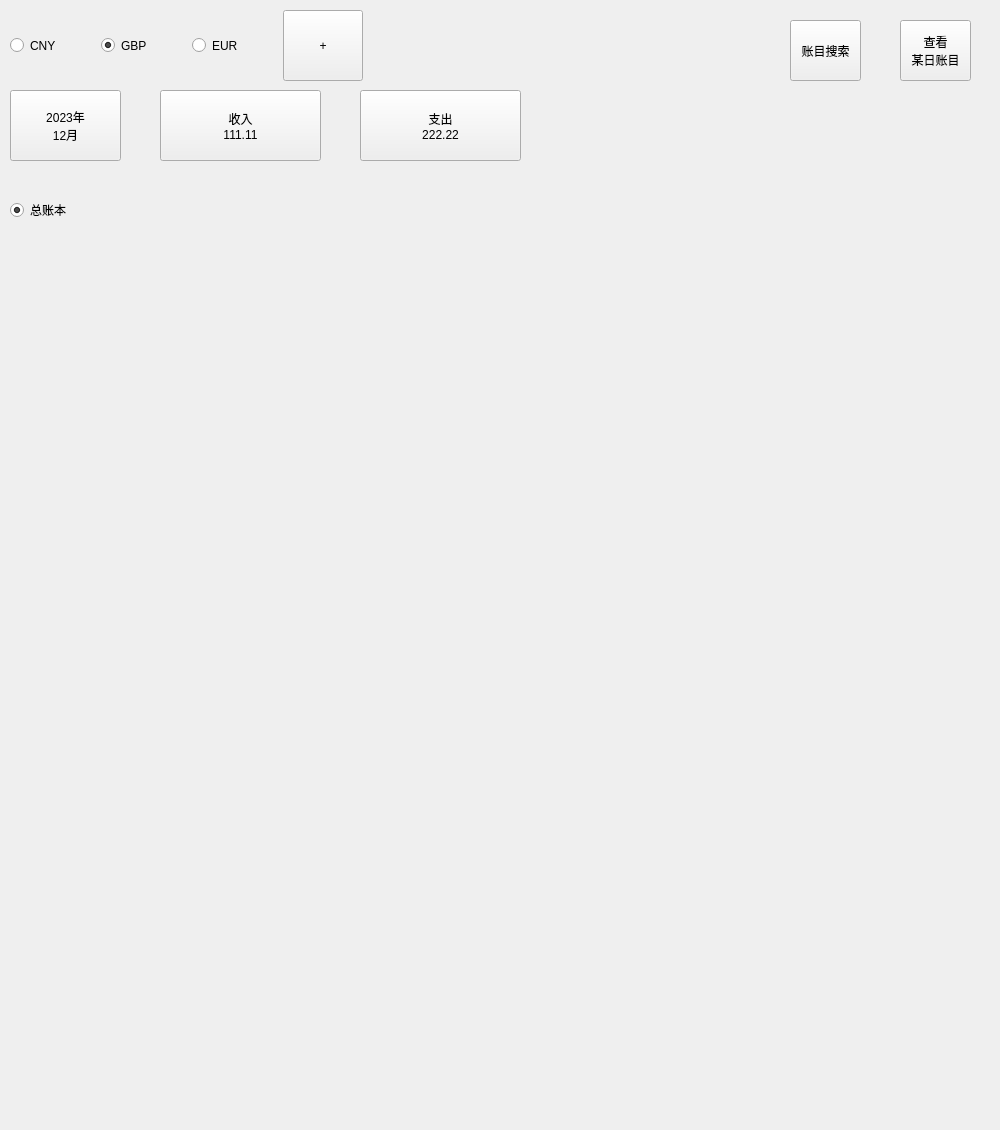
<?xml version="1.0" encoding="UTF-8"?>
<ui version="4.0">
 <class>Form</class>
 <widget class="QWidget" name="Form">
  <property name="geometry">
   <rect>
    <x>0</x>
    <y>0</y>
    <width>1000</width>
    <height>1130</height>
   </rect>
  </property>
  <property name="windowTitle">
   <string>Entries</string>
  </property>
  <widget class="QWidget" name="horizontalLayoutWidget">
   <property name="geometry">
    <rect>
     <x>10</x>
     <y>10</y>
     <width>353</width>
     <height>71</height>
    </rect>
   </property>
   <layout class="QHBoxLayout" name="curr_hbox">
    <item>
     <widget class="QRadioButton" name="cny_rbtn">
      <property name="sizePolicy">
       <sizepolicy hsizetype="Minimum" vsizetype="Expanding">
        <horstretch>0</horstretch>
        <verstretch>0</verstretch>
       </sizepolicy>
      </property>
      <property name="text">
       <string>CNY</string>
      </property>
     </widget>
    </item>
    <item>
     <widget class="QRadioButton" name="gbp_rbtn">
      <property name="sizePolicy">
       <sizepolicy hsizetype="Minimum" vsizetype="Expanding">
        <horstretch>0</horstretch>
        <verstretch>0</verstretch>
       </sizepolicy>
      </property>
      <property name="text">
       <string>GBP</string>
      </property>
      <property name="checked">
       <bool>true</bool>
      </property>
     </widget>
    </item>
    <item>
     <widget class="QRadioButton" name="eur_rbtn">
      <property name="sizePolicy">
       <sizepolicy hsizetype="Minimum" vsizetype="Expanding">
        <horstretch>0</horstretch>
        <verstretch>0</verstretch>
       </sizepolicy>
      </property>
      <property name="text">
       <string>EUR</string>
      </property>
     </widget>
    </item>
    <item>
     <widget class="QPushButton" name="add_curr_btn">
      <property name="sizePolicy">
       <sizepolicy hsizetype="Fixed" vsizetype="Expanding">
        <horstretch>0</horstretch>
        <verstretch>0</verstretch>
       </sizepolicy>
      </property>
      <property name="minimumSize">
       <size>
        <width>50</width>
        <height>50</height>
       </size>
      </property>
      <property name="text">
       <string>+</string>
      </property>
     </widget>
    </item>
   </layout>
  </widget>
  <widget class="QWidget" name="horizontalLayoutWidget_2">
   <property name="geometry">
    <rect>
     <x>10</x>
     <y>170</y>
     <width>981</width>
     <height>80</height>
    </rect>
   </property>
   <layout class="QHBoxLayout" name="accnt_rbtns_hbox">
    <item>
     <widget class="QRadioButton" name="accnt_0_rbtn">
      <property name="sizePolicy">
       <sizepolicy hsizetype="Minimum" vsizetype="Expanding">
        <horstretch>0</horstretch>
        <verstretch>0</verstretch>
       </sizepolicy>
      </property>
      <property name="text">
       <string>总账本</string>
      </property>
      <property name="checked">
       <bool>true</bool>
      </property>
     </widget>
    </item>
   </layout>
  </widget>
  <widget class="QPushButton" name="pushButton_2">
   <property name="geometry">
    <rect>
     <x>10</x>
     <y>90</y>
     <width>111</width>
     <height>71</height>
    </rect>
   </property>
   <property name="text">
    <string>2023年
12月</string>
   </property>
  </widget>
  <widget class="QPushButton" name="pushButton_3">
   <property name="geometry">
    <rect>
     <x>160</x>
     <y>90</y>
     <width>161</width>
     <height>71</height>
    </rect>
   </property>
   <property name="text">
    <string>收入
111.11</string>
   </property>
  </widget>
  <widget class="QPushButton" name="pushButton_4">
   <property name="geometry">
    <rect>
     <x>360</x>
     <y>90</y>
     <width>161</width>
     <height>71</height>
    </rect>
   </property>
   <property name="text">
    <string>支出
222.22</string>
   </property>
  </widget>
  <widget class="QPushButton" name="pushButton_5">
   <property name="geometry">
    <rect>
     <x>790</x>
     <y>20</y>
     <width>71</width>
     <height>61</height>
    </rect>
   </property>
   <property name="text">
    <string>账目搜索</string>
   </property>
  </widget>
  <widget class="QPushButton" name="pushButton_6">
   <property name="geometry">
    <rect>
     <x>900</x>
     <y>20</y>
     <width>71</width>
     <height>61</height>
    </rect>
   </property>
   <property name="text">
    <string>查看
某日账目</string>
   </property>
  </widget>
  <widget class="QStackedWidget" name="entrs_stacked_widget">
   <property name="geometry">
    <rect>
     <x>10</x>
     <y>260</y>
     <width>981</width>
     <height>861</height>
    </rect>
   </property>
   <property name="frameShape">
    <enum>QFrame::NoFrame</enum>
   </property>
   <property name="currentIndex">
    <number>0</number>
   </property>
   <widget class="QWidget" name="page"/>
   <widget class="QWidget" name="page_2"/>
  </widget>
 </widget>
 <resources/>
 <connections/>
</ui>
